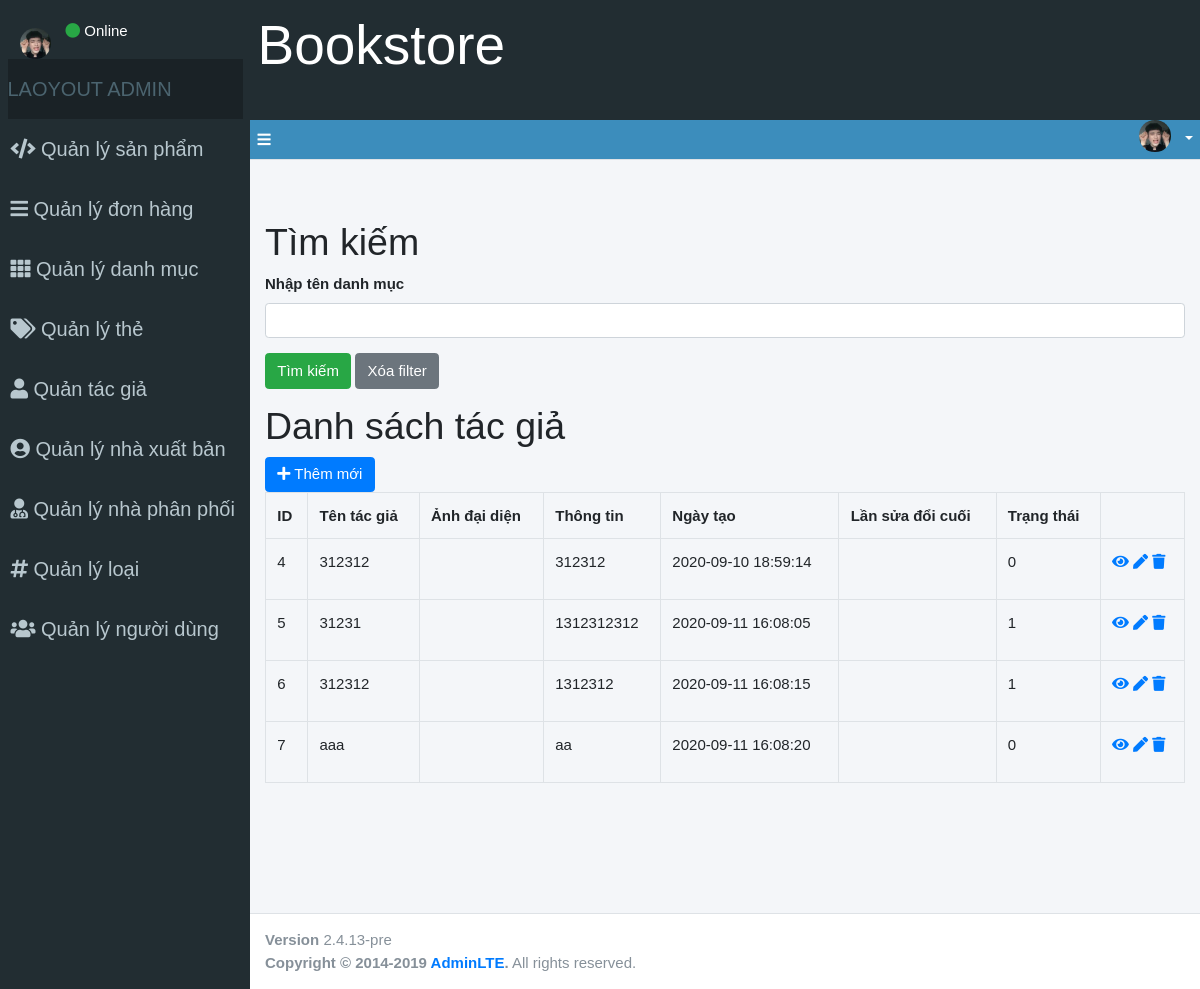
/index.php?controller=author&action=index, run on an earlier commit of the app's database.
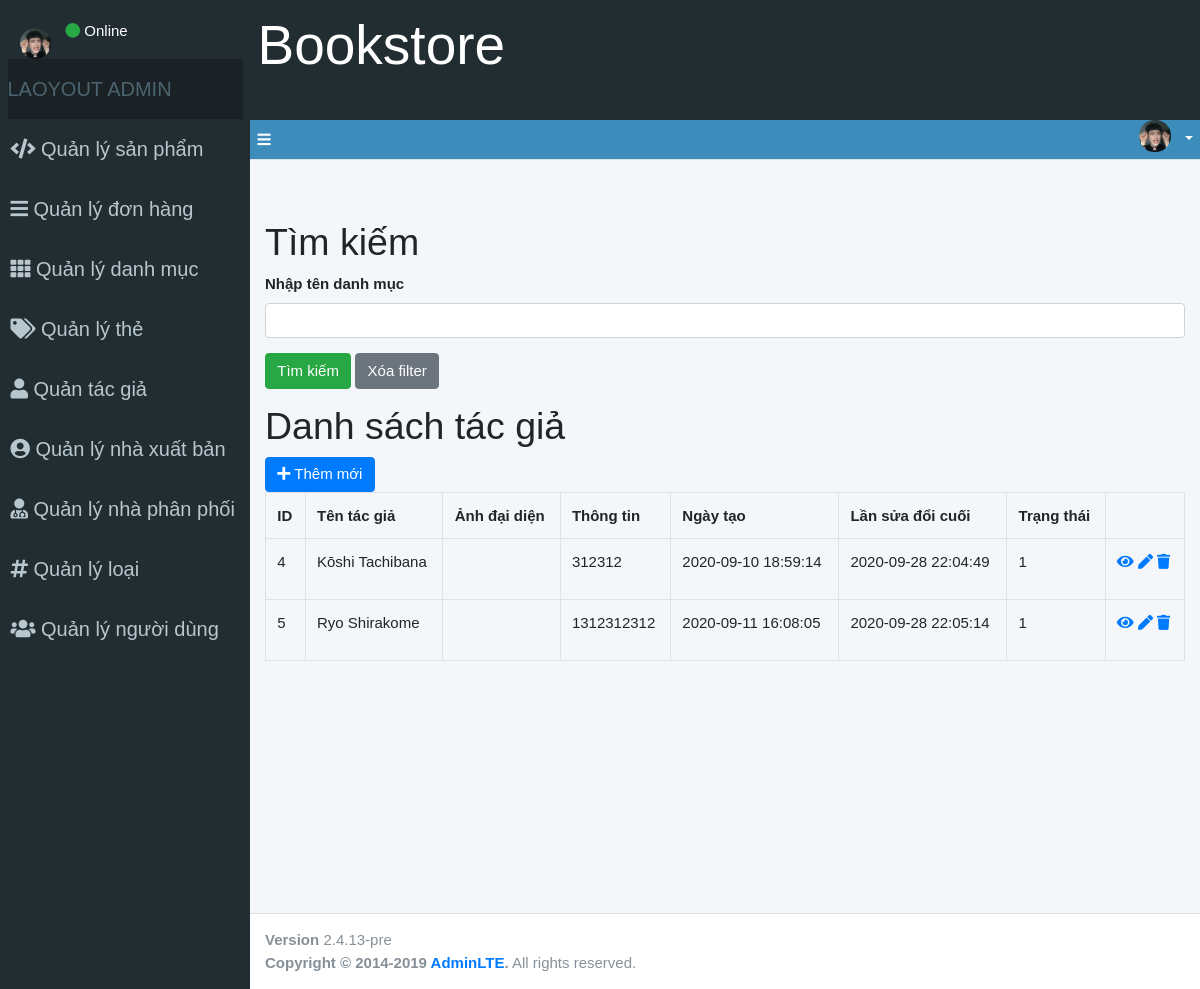
And on a later commit of the database.
### tables this page shows
CREATE TABLE `authors` (
  `id` int(11) NOT NULL,
  `title` varchar(255) NOT NULL,
  `avatar` varchar(255) DEFAULT NULL,
  `description` text DEFAULT NULL,
  `created_at` timestamp NOT NULL DEFAULT current_timestamp(),
  `updated_at` datetime DEFAULT NULL,
  `status` tinyint(1) DEFAULT NULL
);

### controllers/Controller.php (called while the page is built, shortened)
<?php
class Controller {
    public function render($file, $variables = []){
        extract($variables);
        require_once $file;
        $render_view = ob_get_clean();
        return $render_view;
    }
}
?>

### controllers/AuthorController.php (called while the page is built, shortened)
<?php
require_once "controllers/Controller.php";
require_once "models/Author.php";
class AuthorController extends Controller {
    public function index(){
        $author_model = new Author();
        $params = [
            'limit' => 10,
            'query_string' => 'page',
            'controller' => 'author',
            'action' => 'index',
            'full_mode' => FALSE
        ];
        $page = 1;
        $count_total = $author_model->countTotal();
        $params['total'] = $count_total;
        $params['page'] = $page;
        $pagination = new Pagination($params);
        $pages = $pagination->getPagination();
        $authors = $author_model->getAllPagination($params);
        $this->content = $this->render('views/admin/authors/index.php', [
            'pages' => $pages,
            'authors' => $authors
        ]);
        require_once 'views/admin/layouts/main.php';
    }
}
?>

### index.php (called while the page is built, shortened)
<?php
$action = isset($_GET['action']) ? $_GET['action'] : 'index';
$object = new $controller();
$object->$action();
?>

### models/Model.php (called while the page is built, shortened)
<?php
    class Model {
        public function __construct()
        {
            $this->connection = $this->getConnection();
        }
        public function getConnection(){
            try {
                $connection = new PDO(Database::DB_DSN,Database::DB_USERNAME, Database::DB_PASSWORD);
            } catch (PDOException $e){
                die("Connect failed" . $e->getMessage());
            }
            return $connection;
        }
    }
?>

### models/Author.php (called while the page is built, shortened)
<?php
require_once "models/Model.php";
class Author extends Model {
    public $str_search = '';
    public function getAllPagination($params){
        $page = $params['page'];
        $limit = $params['limit'];
        $start = ($page - 1) * $limit;
        $sql_select_all = "SELECT * FROM authors WHERE TRUE $this->str_search LIMIT $start, $limit";
        $obj_select_all = $this->connection->prepare($sql_select_all);
        $obj_select_all->execute();
        $authors = $obj_select_all->fetchAll(PDO::FETCH_ASSOC);
        return $authors;
    }
}
?>

### views/admin/authors/index.php (the view, shortened to what this page needs)
<h1>Tìm kiếm</h1>
<?php if (isset($authors)) : ?>
<form action="" method="GET">
    <div class="form-group">
        <label for="title">Nhập tên danh mục</label>
        <input type="text" name="title" class="form-control" id="title" value="<?php  echo isset($_GET['title']) ? $_GET['title'] : '' ?>">
    </div>
    <div class="form-group">
        <input type="submit" name="search" class="btn btn-success" value="Tìm kiếm">
        <a href="index.php?controller=author&action=index" class="btn btn-secondary">Xóa filter</a>
    </div>
</form>
<h1>Danh sách tác giả</h1>
<a href="index.php?controller=author&action=create" class="btn btn-primary">
    <i class="fa fa-plus"></i> Thêm mới
</a>
<table class="table table-bordered">
    <tr>
        <th>ID</th>
        <th>Tên tác giả</th>
        <th>Ảnh đại diện</th>
        <th>Thông tin</th>
        <th>Ngày tạo</th>
        <th>Lần sửa đổi cuối</th>
        <th>Trạng thái</th>
        <th>
        </th>
    </tr>
    <?php foreach ($authors as $author) :?>
        <tr>
            <td>
                <?php  echo $author['id']; ?>
            </td>
            <td>
                <?php echo $author['title']; ?>
            </td>
            <td>
            </td>
            <td>
                <?php echo $author['description']; ?>
            </td>
            <td>
                <?php echo $author['created_at']; ?>
            </td>
            <td>
                <?php echo $author['updated_at']; ?>
            </td>
            <td>
                <?php echo $author['status']; ?>
            </td>
            <td>
                <a href="index.php?controller=author&action=detail&id=<?php echo $author['id'] ?>"><i class="fa fa-eye"></i></a>
                <a href="index.php?controller=author&action=update&id=<?php echo $author['id'] ?>"><i class="fa fa-pen"></i></a>
                <a href="index.php?controller=author&action=delete&id=<?php echo $author['id'] ?>"><i class="fa fa-trash" onclick="return confirm('Bạn có chắc chắn muốn xóa')"; ></i></a>
            </td>
        </tr>
    <?php endforeach; ?>
</table>
<?php else : ?>
<?php  endif;?>

What changed in the data, as far as the page shows it:
removed authors: id "6", title "312312", description "1312312", created_at "2020-09-11 16:08:15", status "1"
removed authors: id "7", title "aaa", description "aa", created_at "2020-09-11 16:08:20", status "0"
changed authors id 4: title "312312" → "Kōshi Tachibana"; updated_at (not shown) → "2020-09-28 22:04:49"; status "0" → "1"
changed authors id 5: title "31231" → "Ryo Shirakome"; updated_at (not shown) → "2020-09-28 22:05:14"
